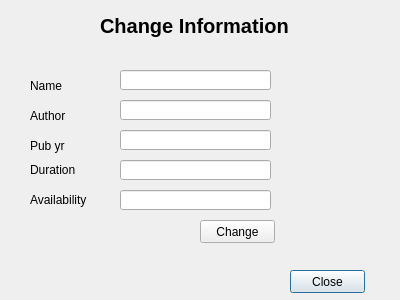
<?xml version="1.0" encoding="UTF-8"?>
<ui version="4.0">
 <class>c_info</class>
 <widget class="QDialog" name="c_info">
  <property name="geometry">
   <rect>
    <x>0</x>
    <y>0</y>
    <width>400</width>
    <height>300</height>
   </rect>
  </property>
  <property name="windowTitle">
   <string>Dialog</string>
  </property>
  <widget class="QPushButton" name="clear">
   <property name="geometry">
    <rect>
     <x>290</x>
     <y>270</y>
     <width>75</width>
     <height>23</height>
    </rect>
   </property>
   <property name="text">
    <string>Close</string>
   </property>
  </widget>
  <widget class="QLabel" name="label_2">
   <property name="geometry">
    <rect>
     <x>30</x>
     <y>76</y>
     <width>51</width>
     <height>20</height>
    </rect>
   </property>
   <property name="text">
    <string>Name</string>
   </property>
  </widget>
  <widget class="QLabel" name="label_6">
   <property name="geometry">
    <rect>
     <x>30</x>
     <y>190</y>
     <width>61</width>
     <height>20</height>
    </rect>
   </property>
   <property name="text">
    <string>Availability</string>
   </property>
  </widget>
  <widget class="QPushButton" name="update">
   <property name="geometry">
    <rect>
     <x>200</x>
     <y>220</y>
     <width>75</width>
     <height>23</height>
    </rect>
   </property>
   <property name="text">
    <string>Change</string>
   </property>
  </widget>
  <widget class="QLineEdit" name="lineEdit_2">
   <property name="geometry">
    <rect>
     <x>120</x>
     <y>100</y>
     <width>151</width>
     <height>20</height>
    </rect>
   </property>
  </widget>
  <widget class="QLineEdit" name="lineEdit_3">
   <property name="geometry">
    <rect>
     <x>120</x>
     <y>130</y>
     <width>151</width>
     <height>20</height>
    </rect>
   </property>
  </widget>
  <widget class="QLineEdit" name="lineEdit">
   <property name="geometry">
    <rect>
     <x>120</x>
     <y>70</y>
     <width>151</width>
     <height>20</height>
    </rect>
   </property>
  </widget>
  <widget class="QLineEdit" name="lineEdit_4">
   <property name="geometry">
    <rect>
     <x>120</x>
     <y>160</y>
     <width>151</width>
     <height>20</height>
    </rect>
   </property>
  </widget>
  <widget class="QLabel" name="label_4">
   <property name="geometry">
    <rect>
     <x>30</x>
     <y>136</y>
     <width>61</width>
     <height>20</height>
    </rect>
   </property>
   <property name="text">
    <string>Pub yr</string>
   </property>
  </widget>
  <widget class="QLabel" name="label_5">
   <property name="geometry">
    <rect>
     <x>30</x>
     <y>160</y>
     <width>51</width>
     <height>20</height>
    </rect>
   </property>
   <property name="text">
    <string>Duration</string>
   </property>
  </widget>
  <widget class="QLabel" name="label_3">
   <property name="geometry">
    <rect>
     <x>30</x>
     <y>106</y>
     <width>51</width>
     <height>20</height>
    </rect>
   </property>
   <property name="text">
    <string>Author</string>
   </property>
  </widget>
  <widget class="QLineEdit" name="lineEdit_5">
   <property name="geometry">
    <rect>
     <x>120</x>
     <y>190</y>
     <width>151</width>
     <height>20</height>
    </rect>
   </property>
  </widget>
  <widget class="QLabel" name="label">
   <property name="geometry">
    <rect>
     <x>100</x>
     <y>10</y>
     <width>231</width>
     <height>31</height>
    </rect>
   </property>
   <property name="font">
    <font>
     <pointsize>15</pointsize>
     <weight>75</weight>
     <bold>true</bold>
    </font>
   </property>
   <property name="text">
    <string>Change Information</string>
   </property>
  </widget>
 </widget>
 <resources/>
 <connections/>
</ui>
